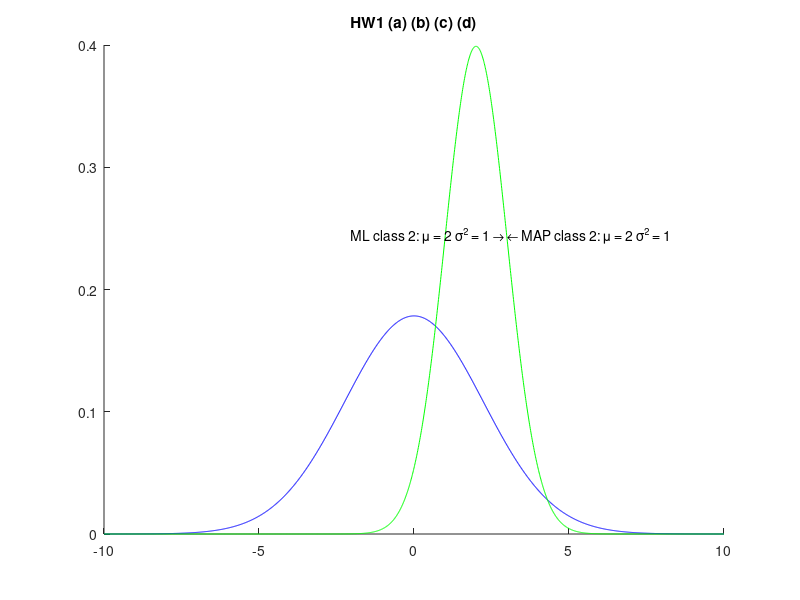

Write MATLAB code to recreate this figure. (Note: this script raises an error after producing the figure.)
clc;
close all;
clear all;

%% 1. Bayesian methods
%%%%%%%%%%%%%%%%%%%%%%%%%%%%%%%%%%%%%%%%%%%%%%%%%%%%%%%%%%%%%%%%%%%%%%%%%%%
%//(a)
figure(1),title('HW1 (a) (b) (c) (d)'),
hold on;
n = 10;
step = 0.01;
x = -n:step:n;
myGaussian = @(x,mu,sigma)(1/(sigma*sqrt(2*pi))*exp(-(x-mu)^2/(2*sigma^2)));
%class 1
mu1 = 0;
sigma1 = sqrt(5);
class_1 = 1/sqrt(10*pi).*exp(-x.^2/10);
%class 2
mu2 = 2;
sigma2 = 1;
class_2 = 1/sqrt(2*pi).*exp(-(x-2).^2/2);

%//(b)
class1plot = plot(x,class_1);
class2plot = plot(x,class_2);
set(class1plot,'Color','blue');
set(class2plot,'Color','green');

%//(c)
likelihood = class_1./class_2;
%plot(x,likelihood,'--','Color','y');

%//(d)
x = 3;
p_w1 = 0.5;
p_w2 = 0.5;
%MAP
if(class_1((x+n)/step)*p_w1 < class_2((x+n)/step)*p_w2)
    text(x,class_2((x+n)/step),'\leftarrow MAP class 2: \mu = 2 \sigma^2 = 1','HorizontalAlignment','left');
else
    text(x,class_1((x+n)/step),'\leftarrow MAP class 1: \mu = 0 \sigma^2 = 5','HorizontalAlignment','left');
end
%ML
if(class_1((x+n)/step) < class_2((x+n)/step))
    text(x,class_2((x+n)/step),'ML class 2: \mu = 2 \sigma^2 = 1 \rightarrow ','HorizontalAlignment','right');
else
    text(x,class_1((x+n)/step),'ML class 1: \mu = 0 \sigma^2 = 5 \rightarrow ','HorizontalAlignment','right');
end
%decision region and overall probability of error
[MAP_regions,MAP_error] = DecisionRegions(class_1,class_2,p_w1,p_w2,'MAP');
xlabel(['MAP overall probability of error: ',num2str(MAP_error*step)]);
[ML_regions,ML_error] = DecisionRegions(class_1,class_2,p_w1,p_w2,'ML');
%doundaries
start = 0;
stop = 0;
boundaries = [];
for i = 2:length(MAP_regions)
    if (abs(MAP_regions(i) - MAP_regions(i-1)))
        start = (i-1)*step-n-0.1;
        stop = i*step-n+0.1;
        boundary = FindBoundary(mu1,sigma1,mu2,sigma2,start,stop);
        stem(boundary,max(max(class_1),max(class_2)),'Color','red','Marker','^');grid on;
        text(boundary,max(max(class_1),max(class_2)),'boundary \rightarrow ','HorizontalAlignment','right');
        boundaries = [boundaries,boundary];
    end
end

%//(e)
figure(2),title('HW1 (e)'),
hold on;
x = -n:step:n;
p_w1 = 0.8;
p_w2 = 0.2;
class1plot = plot(x,p_w1.*class_1);
class2plot = plot(x,p_w2.*class_2);
set(class1plot,'Color','blue');
set(class2plot,'Color','green');
%MAP
x = 3;
if(class_1((x+n)/step)*p_w1 < class_2((x+n)/step)*p_w2)
    text(x,p_w2*class_2((x+n)/step),'\leftarrow MAP class 2: \mu = 2 \sigma^2 = 1 p(w) = 0.2','HorizontalAlignment','left');
else
    text(x,p_w1*class_1((x+n)/step),'\leftarrow MAP class 1: \mu = 0 \sigma^2 = 5 p(w) = 0.8','HorizontalAlignment','left');
end
%ML
if(class_1((x+n)/step) < class_2((x+n)/step))
    text(x,p_w2*class_2((x+n)/step),'ML class 2: \mu = 2 \sigma^2 = 1 \rightarrow ','HorizontalAlignment','right');
else
    text(x,p_w1*class_1((x+n)/step),'ML class 1: \mu = 0 \sigma^2 = 5 \rightarrow ','HorizontalAlignment','right');
end
%decision region and overall probability of error
[MAP_regions,MAP_error] = DecisionRegions(class_1,class_2,p_w1,p_w2,'MAP');
xlabel(['MAP overall probability of error: ',num2str(MAP_error*step)]);
[ML_regions,ML_error] = DecisionRegions(class_1,class_2,p_w1,p_w2,'ML');
%doundaries
start = 0;
stop = 0;
boundaries = [];
for i = 2:length(MAP_regions)
    if (abs(MAP_regions(i) - MAP_regions(i-1)))
        start = (i-1)*step-n-0.1;
        stop = i*step-n+0.1;
        boundary = FindBoundary(mu1,sigma1,mu2,sigma2,start,stop);
        stem(boundary,max(max(class_1),max(class_2)),'Color','red','Marker','^');grid on;
        text(boundary,max(max(class_1),max(class_2)),'boundary \rightarrow ','HorizontalAlignment','right');
        boundaries = [boundaries,boundary];
    end
end
%loss value can be any other rather than zero-one but zero-one is the
%minimum overall probability of error
